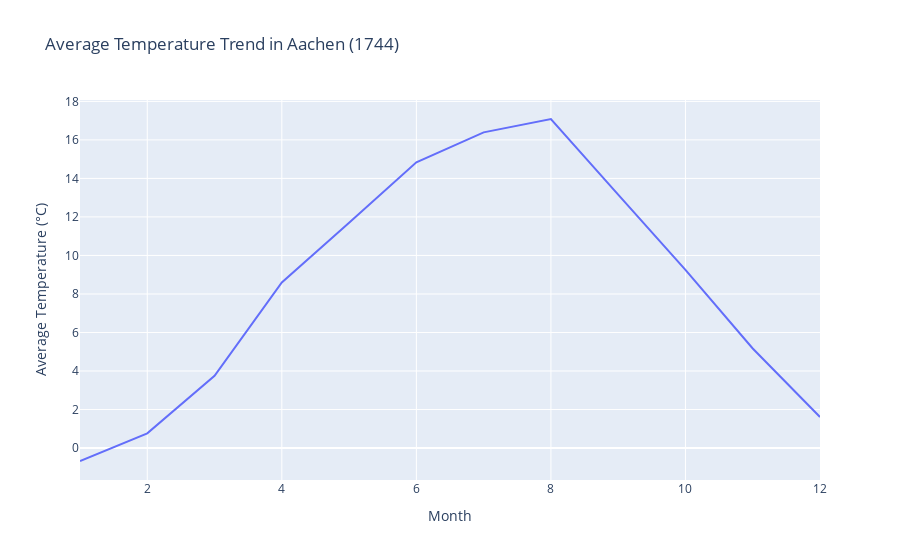

Write notebook code for a chart like this one.
### Markdown cell above
Visualising Only Aachen for one year 1744

### Code cell
# Filter data for Aachen and a specific year (e.g., 2000)
year_to_view = 1744  # Change this to any desired year
df_aachen_year = df_aachen[df_aachen["Year"] == year_to_view]

# Create the plot
fig = px.line(df_aachen_year, x="Month", y="AverageTemperature", 
              title=f"Average Temperature Trend in Aachen ({year_to_view})",
              labels={"Month": "Month", "AverageTemperature": "Average Temperature (°C)"},
              line_shape="linear")

# Show the figure
fig.show()

### Figure 1 — Plotly figure (JSON) as saved in the notebook; plotly's stock layout.template omitted (floating-point values rounded to 4 significant figures)
{"data": [{"hovertemplate": "Month=%{x}<br>Average Temperature (°C)=%{y}<extra></extra>", "legendgroup": "", "line": {"color": "#636efa", "dash": "solid", "shape": "linear"}, "marker": {"symbol": "circle"}, "mode": "lines", "name": "", "orientation": "v", "showlegend": false, "type": "scatter", "x": [1, 2, 3, 4, 5, 6, 7, 8, 9, 10, 11, 12], "xaxis": "x", "y": [-0.673, 0.762, 3.754, 8.599, 11.7, 14.84, 16.39, 17.09, 13.16, 9.255, 5.169, 1.611], "yaxis": "y"}], "layout": {"legend": {"tracegroupgap": 0}, "title": {"text": "Average Temperature Trend in Aachen (1744)"}, "xaxis": {"anchor": "y", "domain": [0, 1], "title": {"text": "Month"}}, "yaxis": {"anchor": "x", "domain": [0, 1], "title": {"text": "Average Temperature (°C)"}}}}
